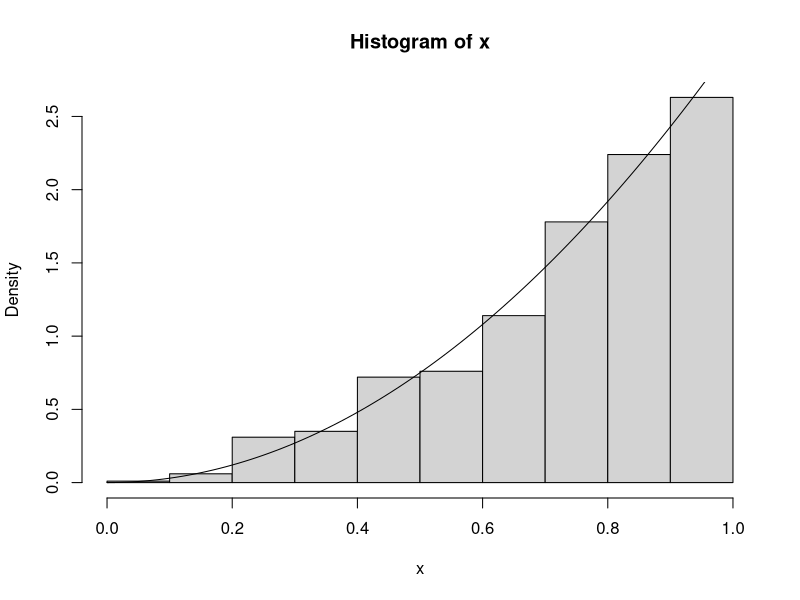
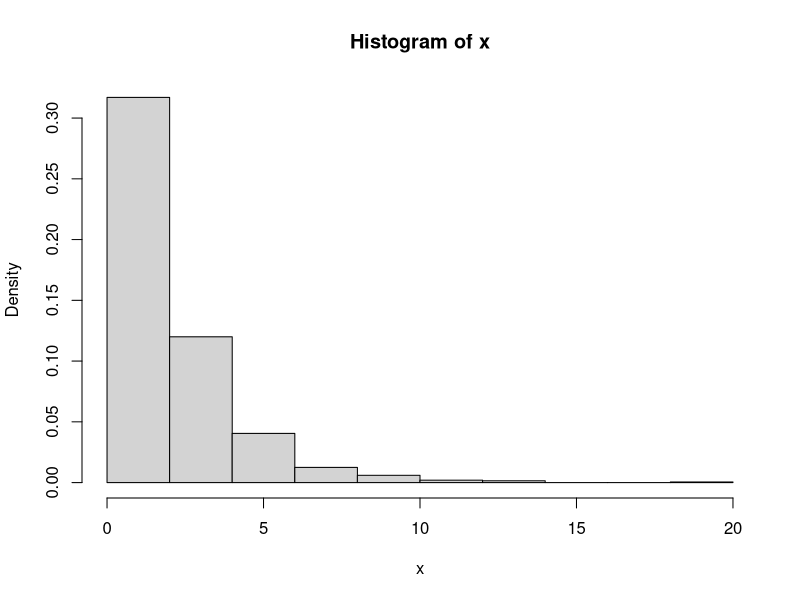

Recreate these plots in R, in order.
rm(list=ls())

sumdice <- function(n) {
  k <- sample(1:6, size=n, replace=TRUE)
  return(sum(k))
}

mediandice <- function(matrix) {
  med <- apply(matrix, 2, median)
  return(median(med))
}

mat <- matrix(rnorm(100), nrow=20, ncol=5)
mediandice(mat)

mediandice <- function(matrix) {
  matrix <- apply(matrix, )
  return(matrix)
}
iris14mat = iris[,1:4]
colMeans(iris14mat)
apply(iris14mat, 2, sd)


x <- cbind(x1 = 3, x2 = c(4:1, 2:5))
dimnames(x)[[1]] <- letters[1:8]
apply(x, 2, mean, trim=.2)
rbeta(10, 4, 4)

mat <- matrix(c(1, 7, 3, 9, 4, 8, 6, 2, 5), nrow=3, byrow=TRUE)
apply(mat, 1, function(x) any(x > 5))

#### Inverse Transform

n = 1000
u = runif(n)
x = u^(1/3)
hist(x, prob=T)
y = seq(0, 1, .01)
lines(y, 3*y^2)

#### Inverse Transform-- Exponential Dist
rexp <- function(n, theta) {
  u = runif(n) 
  x = -theta*log(u)
  return(x)
}

n = 1000
theta = 2
u = runif(n)
x = rexp(n, theta)
hist(x, prob=T)

#### Inverse Transform with the Binomial Dist
n = 20
p = 0.4
u = runif(n)
x = as.integer(u > 0.6) 
table(x)/length(x)
mean(x)
var(x)
sum(x)


